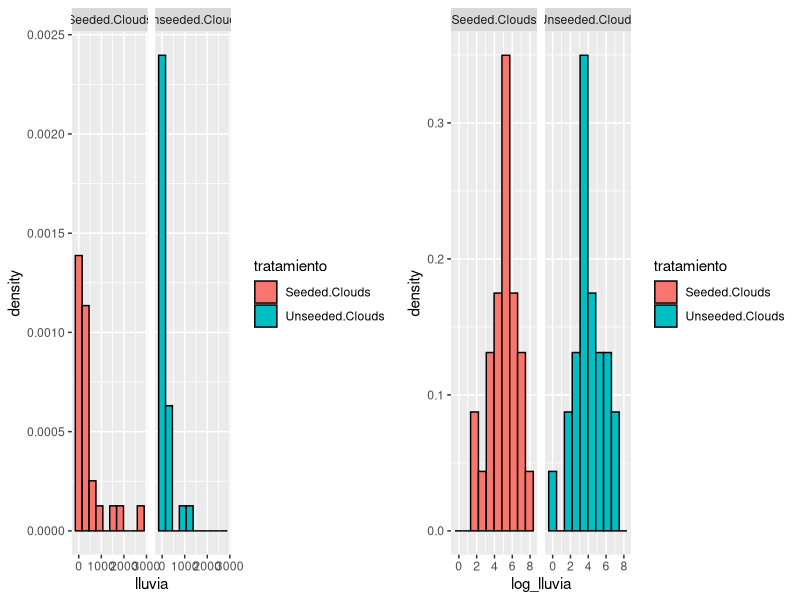
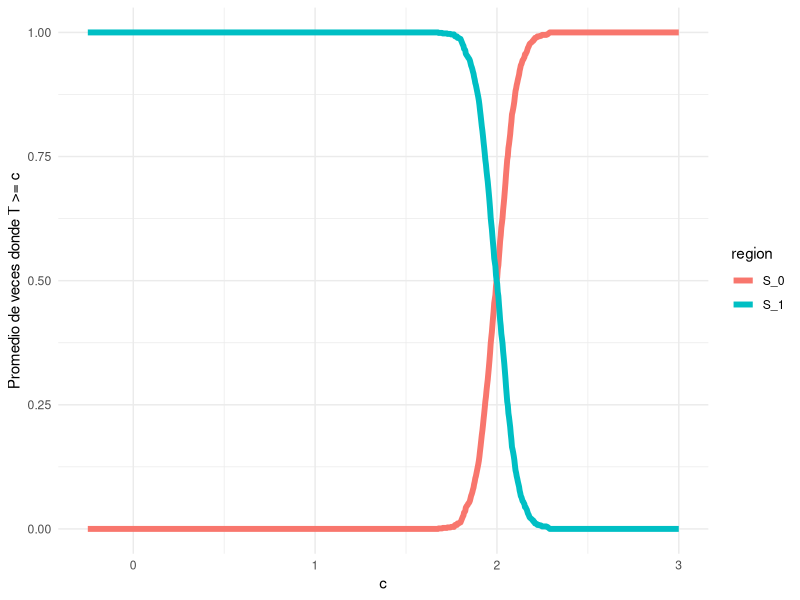
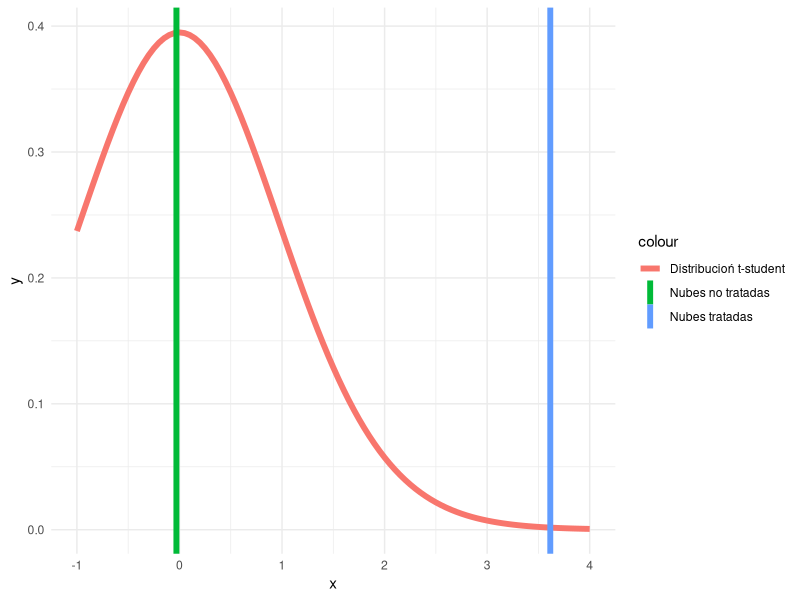
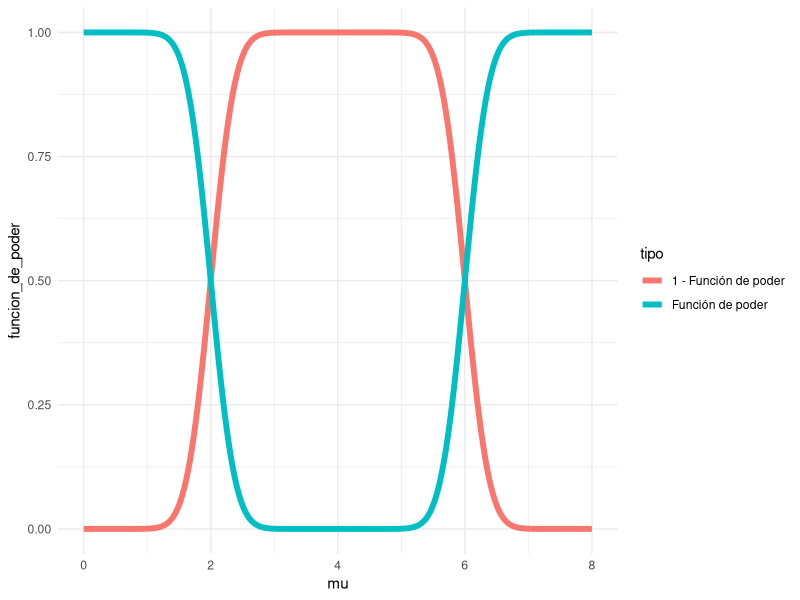
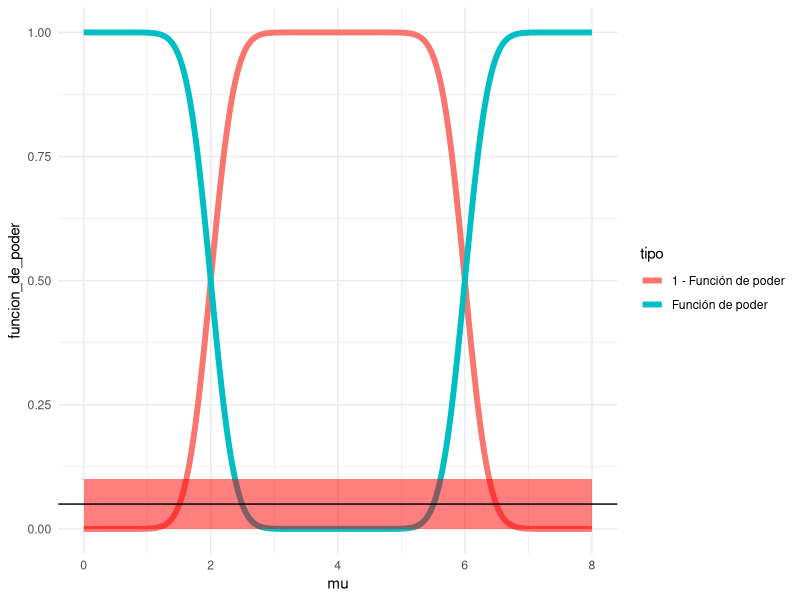

R code for these plots, in order:
## ---- chunk 1
knitr::opts_chunk$set(echo = TRUE)
library(tidyverse)
## ---- chunk 2
nubes <- read.table(file = "./data/clouds.txt", sep = "\t",header = TRUE)
head(nubes)
## ---- chunk 3
lognubes <- log(nubes)
head(lognubes)
## ---- chunk 4
df <- as.data.frame(nubes) %>%
    pivot_longer(cols = everything(),
        names_to = "tratamiento", values_to = "lluvia") %>%
    mutate(log_lluvia = log(lluvia))

g1 = ggplot(data = df) +
    geom_histogram(aes(
        x = lluvia,
        y = ..density..,
        fill = tratamiento),
    color = "black", bins = 10) +
    facet_wrap(. ~ tratamiento)
g2 = ggplot(data = df) +
    geom_histogram(aes(
        x = log_lluvia,
        y = ..density..,
        fill = tratamiento
    ), color = "black", bins = 10) +
    facet_wrap(. ~ tratamiento)
library(ggpubr)
ggarrange(g1, g2)
## ---- chunk 5
X <- matrix(rnorm(1000 * 1000, mean = 2, sd = 3), ncol = 1000)
Xbar <- apply(X, 2, mean)
mu0 <- 4
T <- abs(Xbar - mu0)
c <- seq(-0.25, 3, length.out = 1000)
df <- data.frame(c = numeric(), test = logical(), region = character())

for (k in 1:length(c)) {
  df <- rbind(df, data.frame(c = c[k], test = mean(T >= c[k]), 
                             region = "S_1"))
}

df <- rbind(df, data.frame(c, test = 1 - df$test, region = "S_0"))
ggplot(df, aes(x = c, y = test, color = region)) +
  geom_line(size = 2) + ylab("Promedio de veces donde T >= c") +
  theme_minimal()
## ---- chunk 6
colnames(lognubes)
Xbarra1 <- mean(lognubes[, 1])
Xbarra2 <- mean(lognubes[, 2])
sigma_prima1 <- sd(lognubes[, 1])
sigma_prima2 <- sd(lognubes[, 2])
n <- dim(lognubes)[1]
(U1 <- sqrt(n) * (Xbarra1 - 4) / sigma_prima1)
(U2 <- sqrt(n) * (Xbarra2 - 4) / sigma_prima2)
## ---- chunk 7
ggplot(data = data.frame(x = (c(-1, 4))), mapping = aes(x)) +
  stat_function(fun = dt, args = list(df = n - 1),
                mapping = aes(color = "Distribucioń t-student"), size = 2)+
  geom_vline(mapping = aes(xintercept = U1,
                           color = "Nubes no tratadas"), size = 2) +
  geom_vline(mapping = aes(xintercept = U2,
                           color = "Nubes tratadas"), size = 2) +
  theme_minimal()
## ---- chunk 8
mu0 <- 4
c <- 2
n <- 100
sigma <- 3
mu <- seq(0, 8, length.out = 1000)
funcion_de_poder <- 1 -
    pnorm(sqrt(n) * (mu0 + c - mu) / sigma) +
    pnorm(sqrt(n) * (mu0 - c - mu) / sigma)
df <- data.frame(mu, funcion_de_poder, tipo = "Función de poder")
df <- rbind(df, data.frame(mu,
    funcion_de_poder = 1 - df$funcion_de_poder,
    tipo = "1 - Función de poder"))
ggplot(df, aes(mu, funcion_de_poder, color = tipo)) +
    geom_line(size = 2) +theme_minimal()
mu <- seq(0, 8, length.out = 100)
c <- seq(0, 4, length.out = 100)
mu_c <- expand.grid(mu, c)
funcion_de_poder_n_c <- 1 -
    pnorm(sqrt(n) * (mu0 + mu_c[, 2] - mu_c[, 1]) / sigma) +
    pnorm(sqrt(n) * (mu0 - mu_c[, 2] - mu_c[, 1]) / sigma)
## ---- chunk 9
ggplot() + 
  geom_line(data = df,
      mapping = aes(x = mu, y = funcion_de_poder, color = tipo), size=2) +
  geom_rect(data = data.frame(xmin = 0, xmax = 8, ymin = 0, ymax = 0.10),
      mapping = aes(xmin = xmin, xmax = xmax, ymin = ymin, ymax = ymax),
        alpha = 0.5, fill = "red") +
  geom_hline(yintercept = 0.05) + theme_minimal()
## ---- chunk 10
(n <- length(lognubes$Seeded.Clouds))
(Xbarra <- mean(lognubes$Seeded.Clouds))
(sigma <- sd(lognubes$Seeded.Clouds))
 
(T <- (Xbarra - 4)/(sigma/sqrt(n)))
(1 - pt(T, df = n - 1))
## ---- chunk 11
(n <- length(lognubes$Unseeded.Clouds))
(Xbarra <- mean(lognubes$Unseeded.Clouds))
(sigma <- sd(lognubes$Unseeded.Clouds))
(T <- (Xbarra - 4) / (sigma / sqrt(n)))
(1 - pt(T, df = n - 1))
## ---- chunk 12
t.test(lognubes$Seeded.Clouds, mu = 4, alternative = "greater")
## ---- chunk 13
t.test(lognubes$Unseeded.Clouds, mu = 4, alternative = "greater")
